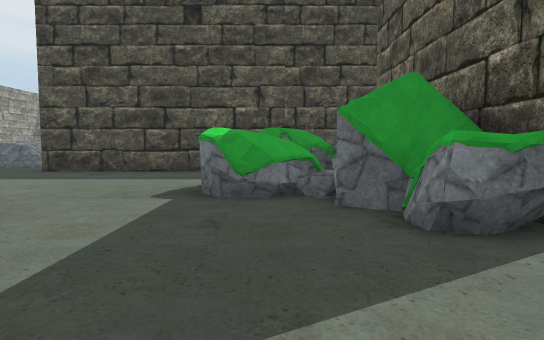
view 1 (above)

24 first-person views from a walk through a Unity game level. The camera is 1.3 m above the floor, tilts 4° down and sees 75° across. The floor is counted in squares, 2 m on a side. Each view is taken from the middle of a square. On the plan, view 1 faces up. The plan holds only what a view shows up to about 10 squares ahead; the rest is blank. The place goes on beyond the plan. The player character is not drawn. Some animated figures are not drawn. Some surface patterns are stand-ins.

view 2
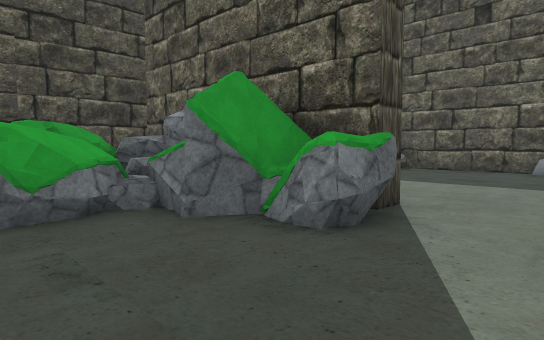

view 3
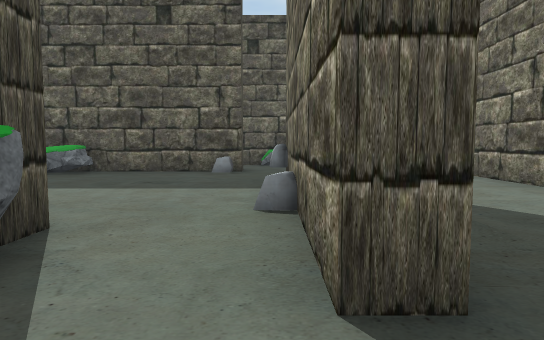

view 4
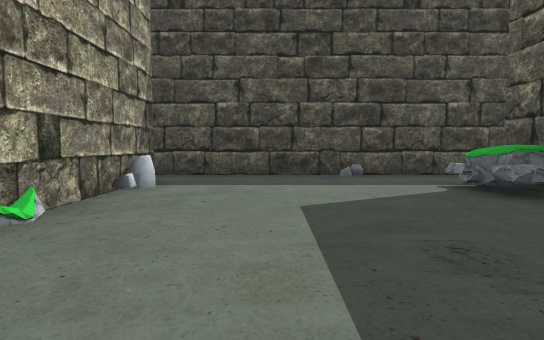

view 5
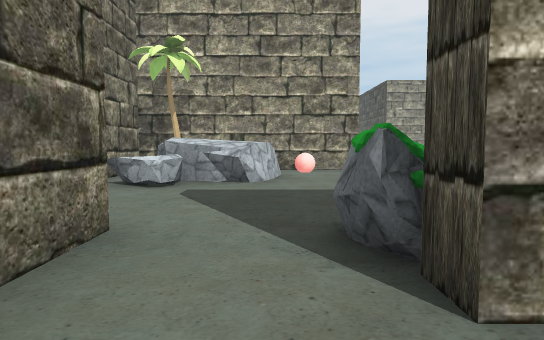

view 6
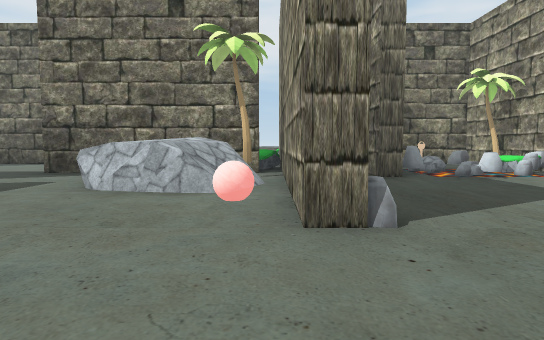

view 7
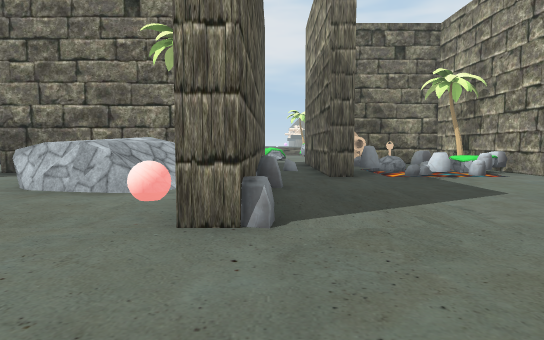

view 8
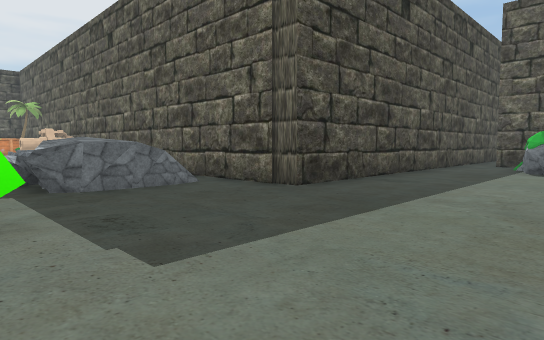

view 9
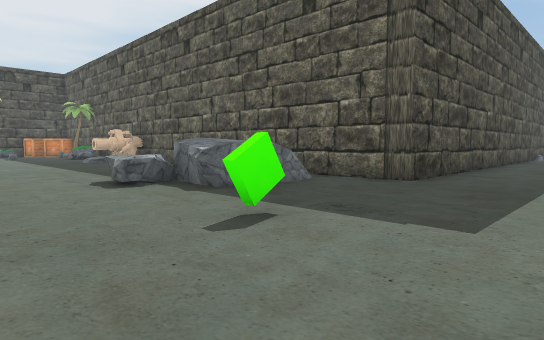

view 10
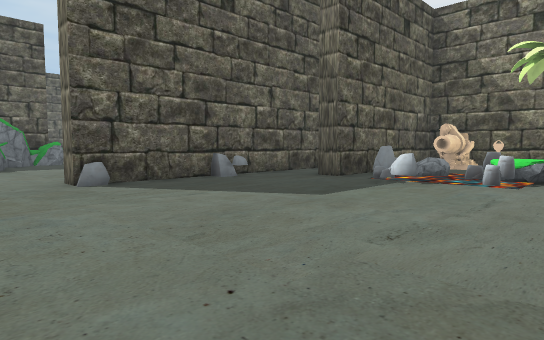

view 11
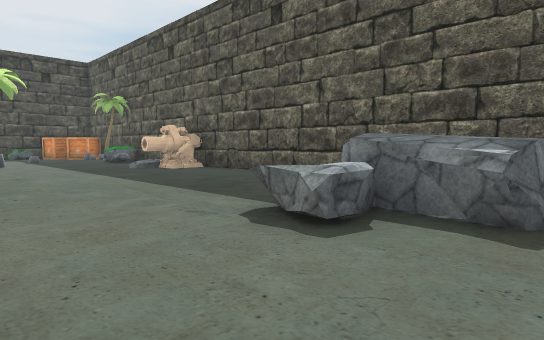

view 12
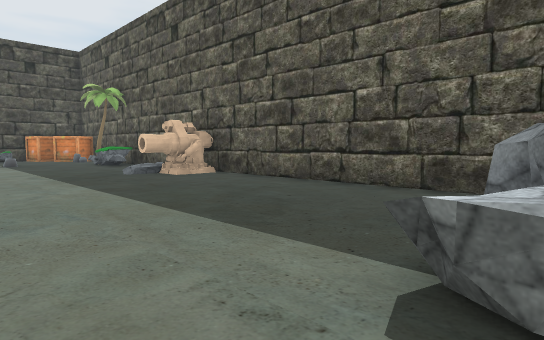

view 13
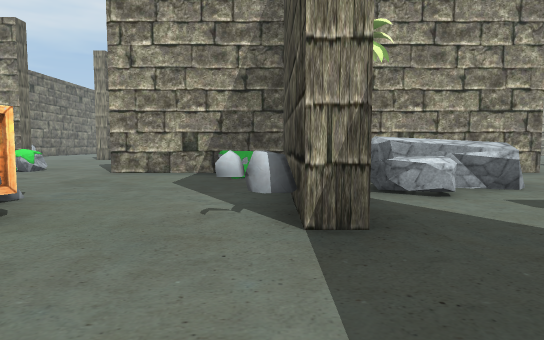

view 14
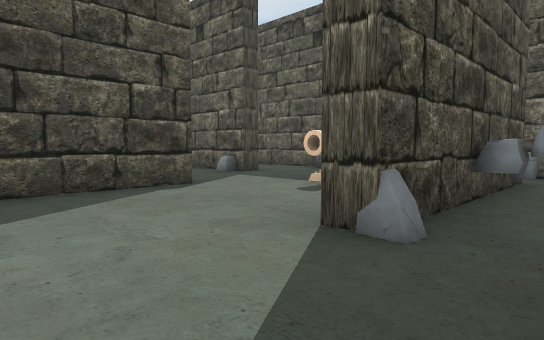

view 15
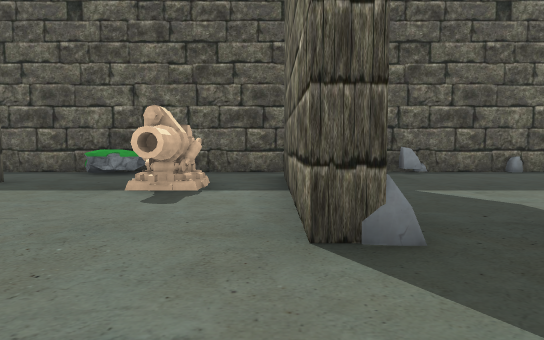

view 16
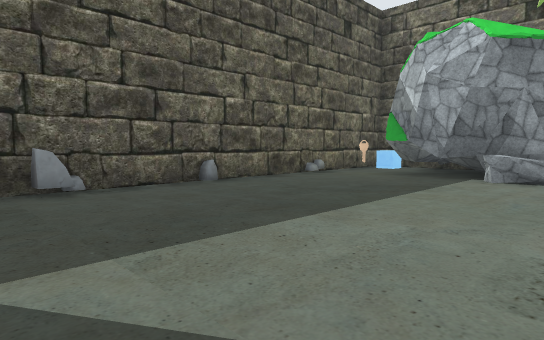

view 17
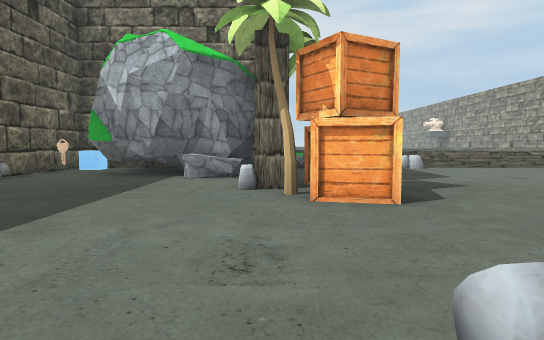

view 18
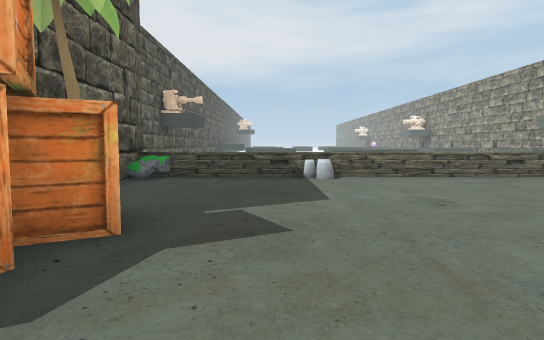

view 19
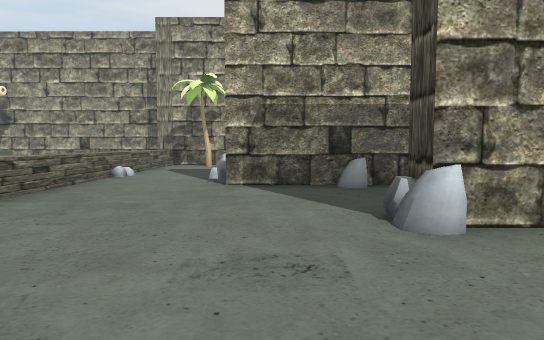

view 20
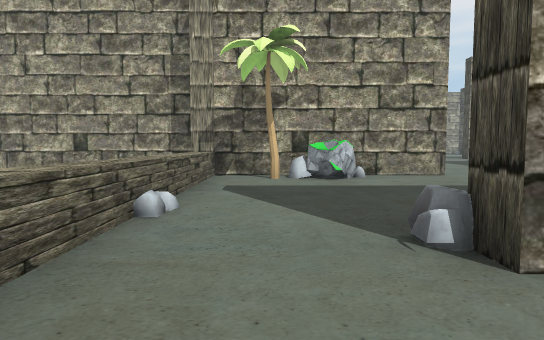

view 21
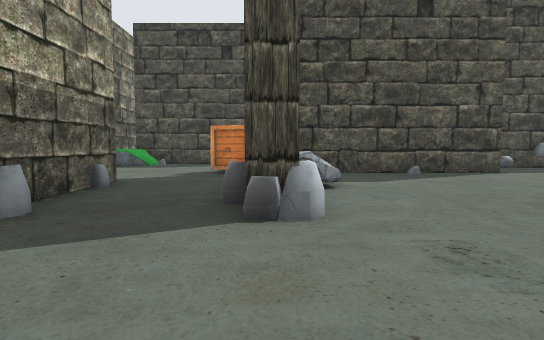

view 22
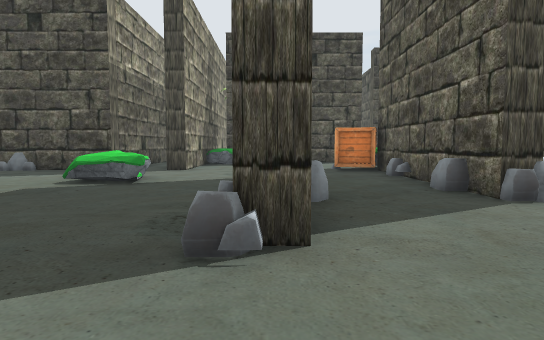

view 23
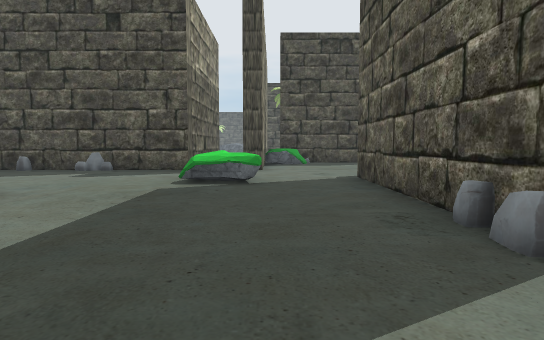

view 24
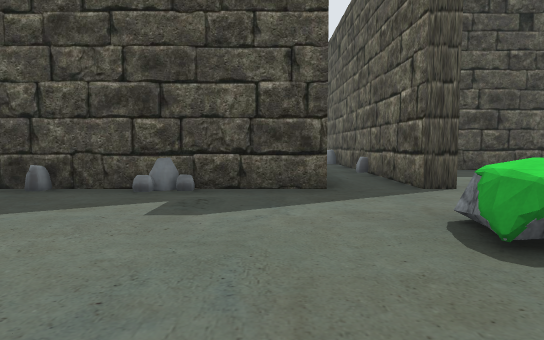

### Floor plan
Key: @ floor where view 1 was taken; # wall or solid block; . main floor; : floor 0.25 m higher than the main floor; / step, stairs or slope; = window, fence, low wall or low ledge; ≈ liquid the walk keeps out of; ^ raised ledge; O other object.
Columns run from 12 left of view 1 to 12 right of it. Each row starts with its distance up from view 1.
 22  O....
 21  O....
 20  ....OO
 19  ....O:#
 18  ......#
 17  ......#
 16  ......#
 15  ......#
 14 .......#
 13 ..... .#
 12 ...O   #
 11 ...O  .#
 10 .......#
  9 .......################
  8 ..O...................
  7 ............##O......
  6 ........... ^OOO....O#
  5 ...........#==#.....O#
  4 ......O......OO......#  #
  3 ......#.......O .....# .#
  2 ......#.//...........O..#
  1  .....O/  O....#O.O....O#
  0  ../..#O /O.@.#####....O#
 -1 #OO≈O.#. ...........OO  #
 -2 #OOO#.######O.......O...#
 -3  OO.#.OOO...............#
 -4   OOO.#....... ..O####O.#
 -5  ##O#.#....OO  ........ #
 -6 #OO........O#####O.....O#
 -7  ...........O...........#
 -8  .....O..#..OO..........#
 -9  .....O..O..#....OO....O#
-10    ......#..O....OO.....#
-11     .....O..O...OO#.....
-12     .....O.......O#O.OOO
-13    #O....O........#OOO..#
-14    #O.............#  O..
-15    #..........O..O#  O..#
-16   ##^^^^^^^^^^^^^^#
-17   #      ^
-18   #

Positions as (right, up) in squares from view 1, and headings:
1: (0, 0), facing up
2: (-1, 1), facing up-right
3: (0, 1), facing right
4: (5, 1), facing up
5: (4, 2), facing left
6: (-5, 7), facing down
7: (-6, 7), facing down
8: (-10, 5), facing up-right
9: (-12, 6), facing up-right
10: (-12, 6), facing down-right
11: (-12, 10), facing up-right
12: (-11, 12), facing up-right
13: (3, -2), facing left
14: (3, -5), facing up-right
15: (3, -3), facing right
16: (6, -5), facing down-right
17: (6, -5), facing down
18: (3, -8), facing down
19: (3, -12), facing left
20: (-1, -14), facing left
21: (0, -14), facing up
22: (-3, -15), facing up
23: (-5, -15), facing up
24: (-8, -11), facing up
